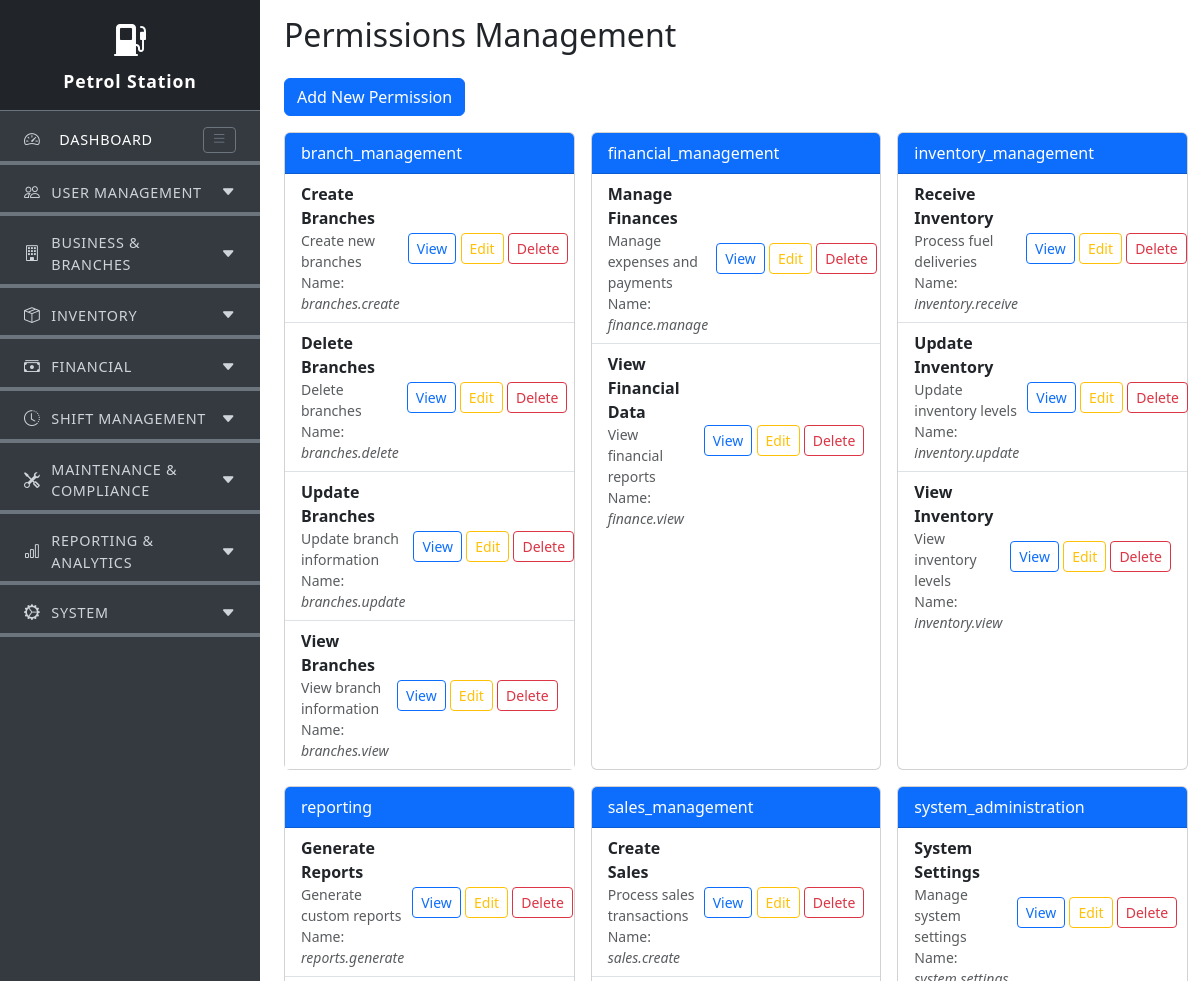
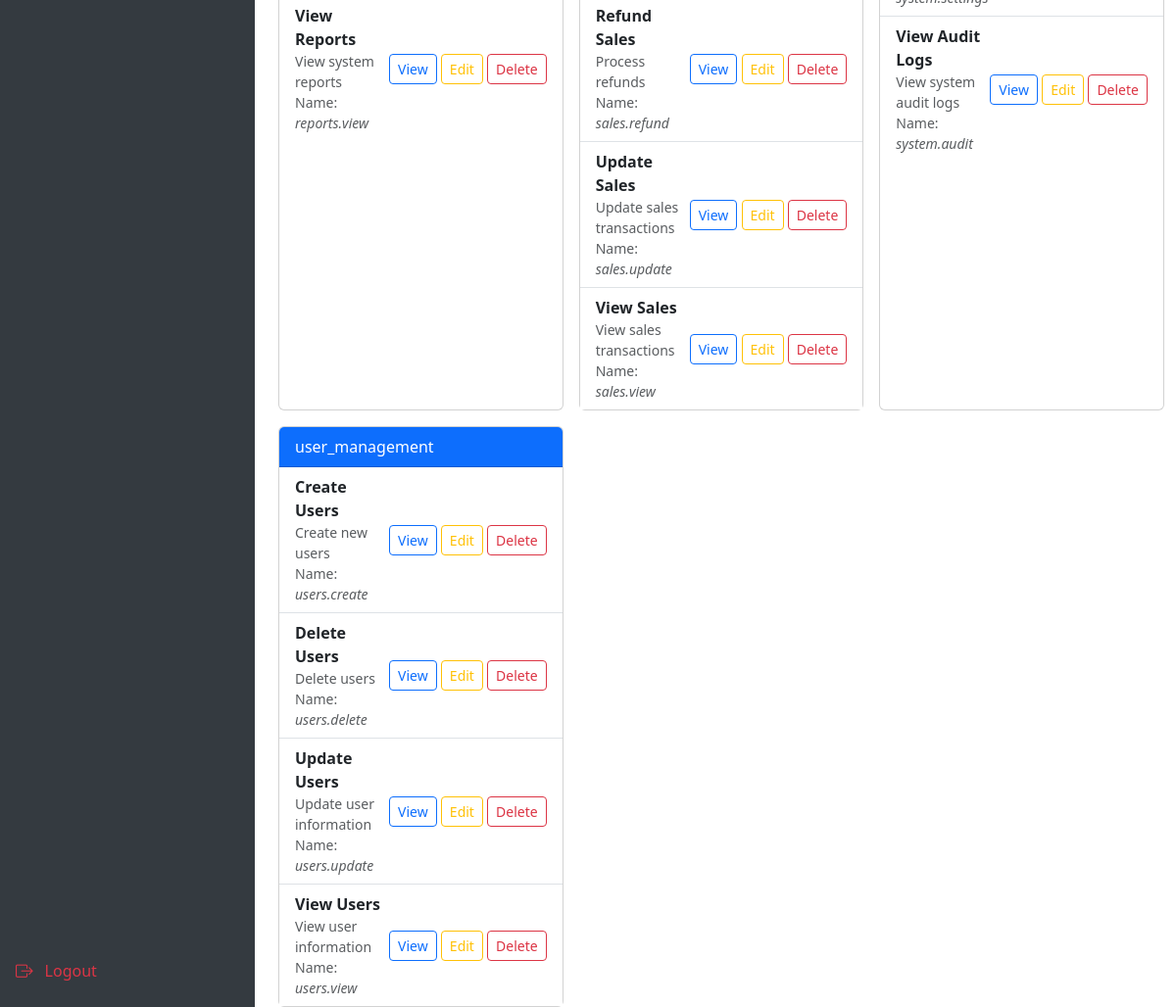
Screenshot of /public/manage_permissions.php (signed in) with the database file from the repository (2 pictures, top to bottom).
### tables this page shows
CREATE TABLE permissions (
    id BIGINT UNSIGNED AUTO_INCREMENT PRIMARY KEY,
    name VARCHAR(100) UNIQUE NOT NULL,
    display_name VARCHAR(255) NOT NULL,
    description TEXT,
    module VARCHAR(100),
    created_at TIMESTAMP DEFAULT CURRENT_TIMESTAMP,
    updated_at TIMESTAMP DEFAULT CURRENT_TIMESTAMP ON UPDATE CURRENT_TIMESTAMP,
    deleted_at TIMESTAMP NULL
);

### includes/auth_helpers.php (called while the page is built, shortened)
<?php
require_once '../config/db_connect.php';
function has_permission($permission_name) {
    global $conn;
    $user_id = $_SESSION['user_id'];
    $super_sql = "SELECT 1 FROM user_roles WHERE user_id = ? AND role_id = 1 AND deleted_at IS NULL LIMIT 1";
    $super_stmt = mysqli_prepare($conn, $super_sql);
    mysqli_stmt_bind_param($super_stmt, 'i', $user_id);
    mysqli_stmt_execute($super_stmt);
    mysqli_stmt_store_result($super_stmt);
    $is_super_admin = mysqli_stmt_num_rows($super_stmt) > 0;
    if ($is_super_admin) return true;
    $sql = "SELECT 1 FROM user_roles ur
            JOIN roles r ON ur.role_id = r.id
            JOIN role_permissions rp ON r.id = rp.role_id
            JOIN permissions p ON rp.permission_id = p.id
            WHERE ur.user_id = ? AND p.name = ? AND (ur.deleted_at IS NULL AND r.deleted_at IS NULL AND p.deleted_at IS NULL) LIMIT 1";
    $stmt = mysqli_prepare($conn, $sql);
    mysqli_stmt_bind_param($stmt, 'is', $user_id, $permission_name);
    mysqli_stmt_execute($stmt);
    mysqli_stmt_store_result($stmt);
    $has_perm = mysqli_stmt_num_rows($stmt) > 0;
    return $has_perm;
}
function get_accessible_sidebar_modules() {
    $modules = get_sidebar_modules();
    $accessible = [];
    foreach ($modules as $module) {
        $links = [];
        foreach ($module['links'] as $link) {
            if ($link['permission'] === null || has_permission($link['permission'])) {
                $links[] = $link;
            }
        }
        if (!empty($links)) {
            $accessible[] = [
                'section' => $module['section'],
                'icon' => $module['icon'],
                'links' => $links
            ];
        }
    }
    return $accessible;
}
?>

### public/manage_permissions.php (the view, shortened to what this page needs)
<?php
require_once '../includes/auth_helpers.php';
require_once '../config/db_connect.php';
$permissions = [];
$sql = "SELECT id, name, display_name, description, module FROM permissions WHERE deleted_at IS NULL ORDER BY module ASC, display_name ASC";
$result = mysqli_query($conn, $sql);
if ($result) {
    while ($row = mysqli_fetch_assoc($result)) {
        $permissions[] = $row;
    }
}
?>
<!DOCTYPE html>
<html lang="en">
<head>
    <link href="https://cdn.jsdelivr.net/npm/bootstrap@5.3.0/dist/css/bootstrap.min.css" rel="stylesheet">
</head>
<body>
        <?php include '../includes/sidebar.php'; ?>
<div class="container-fluid">
    <div class="row flex-nowrap">
        <div class="col-auto d-none d-md-block p-0">
            <?php include '../includes/sidebar.php'; ?>
        </div>
        <div class="col ps-md-4 pt-3 main-content">
            <h2 class="mb-4">Permissions Management</h2>
            <button class="btn btn-primary mb-3" data-bs-toggle="modal" data-bs-target="#addPermissionModal">Add New Permission</button>
            <?php
            $modules = [];
            foreach ($permissions as $perm) {
                $module = $perm['module'] ?: 'Other';
                $modules[$module][] = $perm;
            }
            ?>
            <div class="container-fluid px-0">
              <div class="row g-3">
                <?php foreach ($modules as $moduleName => $modulePerms): ?>
                  <div class="col-12 col-md-6 col-lg-4">
                    <div class="card h-100">
                      <div class="card-header bg-primary text-white">
                        <?php echo htmlspecialchars($moduleName); ?>
                      </div>
                      <div class="card-body p-0">
                        <ul class="list-group list-group-flush">
                          <?php foreach ($modulePerms as $perm): ?>
                            <li class="list-group-item">
                              <div class="d-flex flex-column flex-md-row justify-content-between align-items-md-center">
                                <div>
                                  <div class="fw-semibold"><?php echo htmlspecialchars($perm['display_name']); ?></div>
                                  <?php if (!empty($perm['description'])): ?>
                                    <div class="text-muted small"><?php echo htmlspecialchars($perm['description']); ?></div>
                                  <?php endif; ?>
                                  <div class="text-muted small">Name: <span class="fst-italic"><?php echo htmlspecialchars($perm['name']); ?></span></div>
                                </div>
                                <div class="mt-2 mt-md-0 ms-md-2 text-nowrap">
                                    <button class="btn btn-sm btn-outline-primary" data-bs-toggle="modal" data-bs-target="#viewPermissionModal<?php echo $perm['id']; ?>">View</button>
                                    <button class="btn btn-sm btn-outline-warning" data-bs-toggle="modal" data-bs-target="#editPermissionModal<?php echo $perm['id']; ?>">Edit</button>
                                    <button class="btn btn-sm btn-outline-danger" data-bs-toggle="modal" data-bs-target="#deletePermissionModal<?php echo $perm['id']; ?>">Delete</button>
                                </div>
                              </div>
                            </li>
                          <?php endforeach; ?>
                        </ul>
                      </div>
                    </div>
                  </div>
                    <?php endforeach; ?>
              </div>
            </div>
        </div>
    </div>
</div>
</body>
</html>

### includes/sidebar.php (shortened to what this page needs)
<?php
require_once __DIR__ . '/../config/db_connect.php';
require_once __DIR__ . '/auth_helpers.php';
$sidebarModules = get_accessible_sidebar_modules();
?>
<link href="https://cdn.jsdelivr.net/npm/bootstrap@5.3.0/dist/css/bootstrap.min.css" rel="stylesheet">
<link href="https://cdn.jsdelivr.net/npm/bootstrap-icons@1.10.5/font/bootstrap-icons.css" rel="stylesheet">
<div id="sidebar-wrapper" class="d-flex">
  <nav class="sidebar d-flex flex-column position-relative">
    <div class="text-center py-3 border-bottom border-secondary bg-dark">
      <i class="bi bi-fuel-pump-fill" style="font-size:2rem;"></i>
      <div class="fw-bold mt-1" style="font-size:1.1rem; letter-spacing:0.05em;">Petrol Station</div>
    </div>
    <div class="flex-grow-1 d-flex flex-column">
      <div class="sidebar-heading d-flex align-items-center">
        <i class="bi bi-speedometer2 me-2"></i>
        <a href="../public/dashboard.php" class="text-white text-decoration-none flex-grow-1">Dashboard</a>
        <button id="sidebarToggle" class="btn btn-outline-secondary btn-sm ms-2 py-0 px-2 d-inline-flex align-items-center" style="line-height:1.1; height:1.8em;">
            <i class="bi bi-list"></i>
        </button>
                </div>
      <hr class="sidebar-divider border-secondary m-0">
      <?php $collapseId = 0; ?>
      <?php foreach ($sidebarModules as $module): ?>
        <?php $collapseId++; $collapseTarget = 'collapse' . $collapseId; ?>
        <div class="sidebar-heading collapsed" data-bs-toggle="collapse" data-bs-target="#<?php echo $collapseTarget; ?>" aria-expanded="false" aria-controls="<?php echo $collapseTarget; ?>">
          <i class="bi <?php echo htmlspecialchars($module['icon']); ?>"></i><span><?php echo htmlspecialchars($module['section']); ?></span>
        <span class="collapse-arrow bi bi-caret-down-fill"></span>
                    </div>
      <hr class="sidebar-divider border-secondary m-0">
      <?php endforeach; ?>
    </div>
    <div class="flex-shrink-0 mt-auto mb-2">
      <ul class="nav flex-column mb-2">
        <li><a class="nav-link text-danger" href="../public/logout.php"><i class="bi bi-box-arrow-right"></i><span>Logout</span></a></li>
      </ul>
    </div>
</nav>
</div>

### includes/sidebar.php (style rules this page uses)
.sidebar { position: fixed; top: 0; left: 0; min-width: 260px; max-width: 260px; height: 100vh; background: #343a40; color: #fff; z-index: 1040; overflow-y: auto; transition: max-width 0.2s, min-width 0.2s; }
.main-content { position: fixed; top: 0; left: 260px; width: calc(100vw - 260px); height: 100vh; overflow-y: auto; margin-left: 0; padding-left: 0; padding-top: 0; transition: left 0.2s, width 0.2s; }
.main-content.expanded { left: 260px; width: calc(100vw - 260px); }
.sidebar .sidebar-heading { padding: 1rem 1.5rem 0.5rem; font-size: 0.9rem; text-transform: uppercase; color: #ced4da; letter-spacing: 0.05em; cursor: pointer; user-select: none; display: flex; align-items: center; gap: 0.75em; }
.sidebar .sidebar-heading .collapse-arrow { margin-left: auto; font-size: 1em; transition: transform 0.2s; }
.sidebar-divider { border-top-width: 4px !important; opacity: 1; }

### rows the page displays
permissions: display_name "Create Branches", description "Create new branches", name "branches.create"
permissions: display_name "Delete Branches", description "Delete branches", name "branches.delete"
permissions: display_name "Update Branches", description "Update branch information", name "branches.update"
permissions: display_name "View Branches", description "View branch information", name "branches.view"
permissions: display_name "Manage Finances", description "Manage expenses and payments", name "finance.manage"
permissions: display_name "View Financial Data", description "View financial reports", name "finance.view"
permissions: display_name "Receive Inventory", description "Process fuel deliveries", name "inventory.receive"
permissions: display_name "Update Inventory", description "Update inventory levels", name "inventory.update"
permissions: display_name "View Inventory", description "View inventory levels", name "inventory.view"
permissions: display_name "Generate Reports", description "Generate custom reports", name "reports.generate"
permissions: display_name "View Reports", description "View system reports", name "reports.view"
permissions: display_name "Create Sales", description "Process sales transactions", name "sales.create"
permissions: display_name "Refund Sales", description "Process refunds", name "sales.refund"
permissions: display_name "Update Sales", description "Update sales transactions", name "sales.update"
permissions: display_name "View Sales", description "View sales transactions", name "sales.view"
permissions: display_name "System Settings", description "Manage system settings", name "system.settings"
permissions: display_name "View Audit Logs", description "View system audit logs", name "system.audit"
permissions: display_name "Create Users", description "Create new users", name "users.create"
permissions: display_name "Delete Users", description "Delete users", name "users.delete"
permissions: display_name "Update Users", description "Update user information", name "users.update"
permissions: display_name "View Users", description "View user information", name "users.view"

### other values shown
$module['section'] "USER MANAGEMENT"
$module['section'] "BUSINESS & BRANCHES"
$module['section'] "INVENTORY"
$module['section'] "FINANCIAL"
$module['section'] "SHIFT MANAGEMENT"
$module['section'] "MAINTENANCE & COMPLIANCE"
$module['section'] "REPORTING & ANALYTICS"
$module['section'] "SYSTEM"
$moduleName "branch_management"
$moduleName "financial_management"
$moduleName "inventory_management"
$moduleName "reporting"
$moduleName "sales_management"
$moduleName "system_administration"
$moduleName "user_management"
